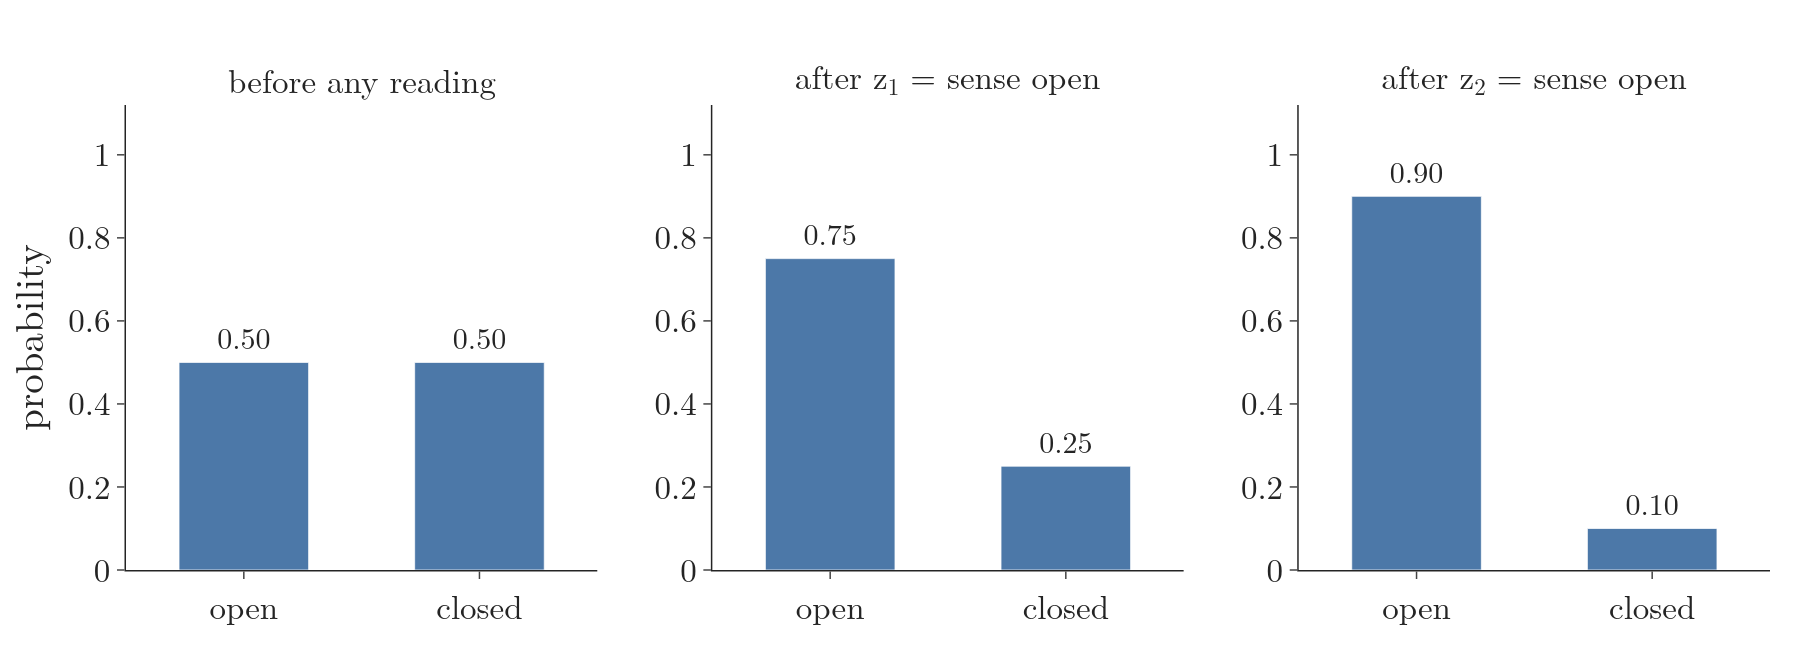

Reproduce this figure in Python.
"""A door that nobody touches, read twice. Before any reading 0.5/0.5; after 'sense open' 0.75/0.25; after a second
'sense open' 0.9/0.1. Run: python two_readings.py -> two_readings.png"""
from pathlib import Path

from plotly.subplots import make_subplots

from doorplot import door_bars, update
from gifkit import BLUE, FONT

here = Path(__file__).parent
b0 = {"open": 0.5, "closed": 0.5}
b1 = update(b0, "open")
b2 = update(b1, "open")
assert abs(b1["open"] - 0.75) < 1e-12 and abs(b2["open"] - 0.9) < 1e-12
fig = make_subplots(rows=1, cols=3, horizontal_spacing=0.07,
                    subplot_titles=["before any reading", "after z<sub>1</sub> = sense open",
                                    "after z<sub>2</sub> = sense open"])
for c, b in enumerate((b0, b1, b2), start=1):
    door_bars(fig, b, BLUE, row=1, col=c, fmt="{:.2f}")
fig.update_yaxes(title="probability", row=1, col=1)
fig.update_layout(template="simple_white", width=1200, height=430, font=FONT, showlegend=False,
                  margin=dict(l=70, r=20, t=70, b=50))
fig.update_annotations(font_size=22)
fig.write_image(here / "two_readings.png", scale=1.5)
